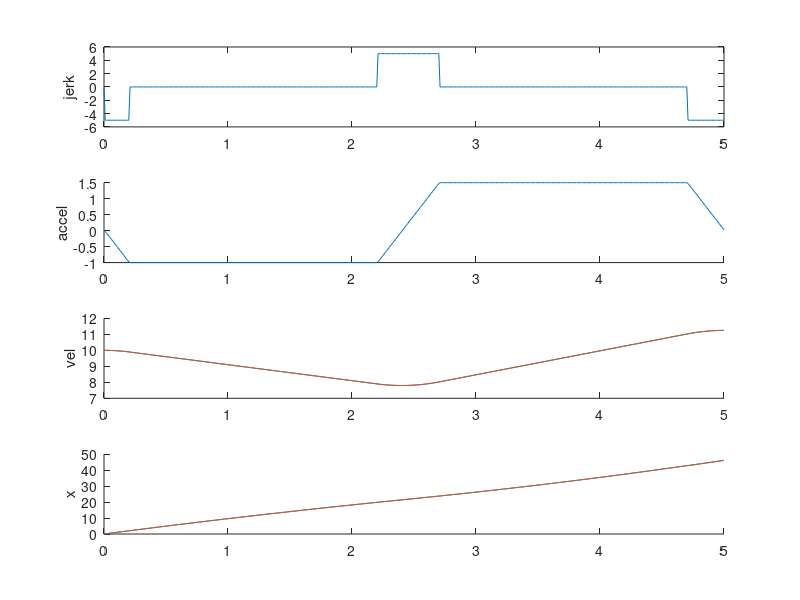

MATLAB code for this plot:
clearvars;
close all;
%% Speed variation during lane change check

% tf = 10;
% v0 = 5;
% t = 0:0.01:tf;
% ac = 1.5;
% jc = 4;
% t1 = ac/jc;
% 
% jt = zeros(length(t), 1);
% jt(t<=t1) = jc;
% jt(t>=tf-t1) = -jc;
% at = cumtrapz(t, jt);
% vt = v0 + cumtrapz(t, at);
% 
% deltaVf = trapz(t, at);
% deltaVfcheck = ac*tf - ac^2/jc;
% disp(['Integral - analytical = ' num2str(deltaVf-deltaVfcheck)]);
% 
% figure;
% subplot(3, 1, 1); plot(t, jt);
% ylabel('jerk')
% subplot(3, 1, 2); plot(t, at);
% ylabel('accel')
% subplot(3, 1, 3); plot(t, vt);
% ylabel('vel')

%% Speed ajustment before lane change check
tf = 5;
x0 = 0;
v0 = 10;
delta = 0.01;
t = 0:delta:tf;
ac = 1.5;
bc = 1;
jc = 5;
t1 = bc/jc;
t5 = ac/jc;
t3 = t1+t5;
% fixing t2 and t4 to check, test finding them out later
t2 = 2;
t4 = tf-t1-t2-t3-t5;

interval{1} = t>0 & t<=t1;
interval{2} = t>t1 & t<=(t1+t2);
interval{3} = t>(t1+t2) & t<=(t1+t2+t3);
interval{4} = t>(t1+t2+t3) & t<=(t1+t2+t3+t4);
interval{5} = t>(t1+t2+t3+t4);

idx(1) = find(abs(t-t1)<delta, 1);
idx(2) = find(abs(t-t1-t2)<delta, 1);
idx(3) = find(abs(t-t1-t2-t3)<delta, 1);
idx(4) = find(abs(t-t1-t2-t3-t4)<delta, 1);


jt = zeros(length(t), 1);
jt(interval{1}) = -jc;
jt(interval{3}) = jc;
jt(interval{5}) = -jc;

at = cumtrapz(t, jt);
% at2 = zeros(length(t), 1);
% at2(interval{1}) = -jc*t(interval{1});


vt = v0 + cumtrapz(t, at);
vt2 = zeros(length(t), 1);
vt2(1) = v0;
vt2(interval{1}) = v0-jc*t(interval{1}).^2/2;
vt2(interval{2}) = v0-jc*t1^2/2 - bc*(t(interval{2})-t1);
vt2(interval{3}) = v0-jc*t1^2/2 - bc*(t2) + jc*(t(interval{3})-t1-t2).^2/2 - bc*(t(interval{3})-t1-t2);
vt2(interval{4}) = v0-jc*t1^2/2 - bc*(t2+t3) + jc*(t3).^2/2 + ac*(t(interval{4})-t1-t2-t3);
vt2(interval{5}) = v0-jc*t1^2/2 - bc*(t2+t3) + jc*(t3).^2/2 + ac*(t4) + ...
    ac*(t(interval{5})-t1-t2-t3-t4) - jc*(t(interval{5})-t1-t2-t3-t4).^2/2;

xt = cumtrapz(t, vt);
xt2 = zeros(length(t), 1);
xt2(1) = x0;
xt2(interval{1}) = xt2(1) + vt2(1)*t(interval{1}) - ...
    jc*t(interval{1}).^3/6;
xt2(interval{2}) = xt2(idx(1)) + vt2(idx(1))*(t(interval{2})-t1) - ...
    bc*(t(interval{2})-t1).^2/2;
xt2(interval{3}) = xt2(idx(2)) + vt2(idx(2))*(t(interval{3})-t1-t2) - ...
    bc*(t(interval{3})-t1-t2).^2/2 + jc*(t(interval{3})-t1-t2).^3/6;
xt2(interval{4}) = xt2(idx(3)) + vt2(idx(3))*(t(interval{4})-t1-t2-t3) + ...
    ac*(t(interval{4})-t1-t2-t3).^2/2;
xt2(interval{5}) = xt2(idx(4)) + vt2(idx(4))*(t(interval{5})-t1-t2-t3-t4) + ...
    ac*(t(interval{5})-t1-t2-t3-t4).^2/2 - jc*(t(interval{5})-t1-t2-t3-t4).^3/6;

figure;
subplot(4, 1, 1); plot(t, jt);
ylabel('jerk')
subplot(4, 1, 2); hold on;
plot(t, at); %plot(t, at2);
ylabel('accel')
subplot(4, 1, 3); hold on;
plot(t, vt); plot(t, vt2)
ylabel('vel')
subplot(4, 1, 4); hold on;
plot(t, xt); plot(t, xt2);
ylabel('x');
